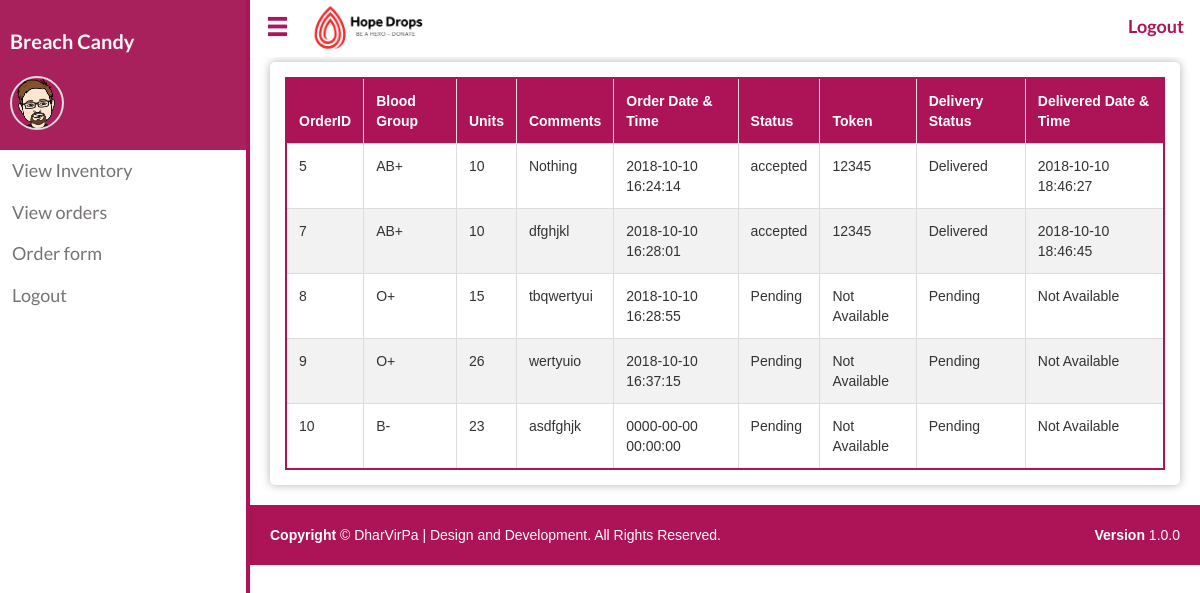
/order_hosp.php (signed in), run on the app's committed database.
### tables this page shows
CREATE TABLE `orders` (
  `Order_id` int(15) NOT NULL,
  `Hospital_id` int(15) NOT NULL,
  `Units` float NOT NULL,
  `Blood_group` varchar(5) NOT NULL,
  `status` varchar(15) NOT NULL DEFAULT 'Pending',
  `Token` varchar(8) NOT NULL,
  `Comments` varchar(200) NOT NULL,
  `Delivered_by` int(30) NOT NULL,
  `Delivery_status` varchar(10) NOT NULL DEFAULT 'Pending',
  `Delivery_date` timestamp NOT NULL DEFAULT '0000-00-00 00:00:00',
  `Order_date` timestamp NOT NULL DEFAULT '0000-00-00 00:00:00'
);

### order_hosp.php (the view, shortened to what this page needs)
<?php
include_once("connection.php");
?>
<?php
$query = "SELECT * FROM orders where Hospital_id =  '".$_SESSION['hid']."' ;";
$result = mysqli_query($conn,$query);
?>
<!DOCTYPE html>
<html>
<head>
  <link rel="stylesheet" href="https://maxcdn.bootstrapcdn.com/bootstrap/3.3.7/css/bootstrap.min.css">
  <link rel="stylesheet" type="text/css" href="./css/navbar_style.css">
  <link rel="stylesheet" type="text/css" href="./css/main.css">
</head>
<body>
  <?php include('./sidenav.php')?>
  <div id="main" class="shrink">
    <?php include('./horizontal-nav.php')?>
    <div class="box">
      <div class="table-responsive">
        <table class="table table-bordered ">
          <thead>
          <tr>
            <th>OrderID</th>
            <th>Blood Group</th>
            <th>Units</th>
            <th>Comments</th>
            <th>Order Date & Time</th>
            <th>Status</th>
            <th>Token</th>
            <th>Delivery Status</th>
            <th>Delivered Date & Time</th>
          </tr>
          </thead>
          <?php
          if(mysqli_num_rows($result)>0)
          {
            while($row =mysqli_fetch_assoc($result))
            {
              echo "<tr>";
              echo "<td>".$row['Order_id']."</td>";
              echo "<td>".$row['Blood_group']."</td>";
              echo "<td>".$row['Units']."</td>";
              echo "<td>".$row['Comments']."</td>";
              echo "<td>".$row['Order_date']."</td>";
              echo "<td>".$row['status']."</td>";
              if(($row['status']) == "accepted")
              {
                  echo "<td>".$row['Token']."</td>";
              }
              else
              {
                echo "<td>Not Available</td>";
              }
              echo "<td>".$row['Delivery_status']."</td>";
              if(($row['Delivery_date']) != "0000-00-00 00:00:00")
              {
                  echo "<td>".$row['Delivery_date']."</td>";
              }
              else
              {
                echo "<td>Not Available</td>";
              }
              echo"</tr>";
            }
          }
          else
          {
            echo "<div class='alert alert-warning'>No data to display</div>";
          }
          ?>
        </table>
      </div>
    </div>
   <?php include_once("footer.php") ?>
  </div>
</body>

### sidenav.php (shortened to what this page needs)
<div id="mySidenav" class="sidenav open-sidenav">
  <div class="borderl">
    <div class="avatar-wrapper">
        <h6><?php echo $_SESSION['Ename']; ?></h6>
        <div class="avatar">
          <img src="./images/male.png" height="50" alt="avatar">
        </div>
      </div>
      <div class="">
      <?php
        switch ($_SESSION['post'])
        {
      ?>
      <?php
        case 5:
      ?>
      <a href="inventory_hosp.php" class="tab">View Inventory</a>
      <a href="order_hosp.php" class="tab">View orders</a>
      <a href="Requestblood.php" class="tab">Order form</a>
      <a href="logout.php" class="tab">Logout</a>
      <?php
        break;
        }
      ?>
    </div>
  </div>
</div>

### horizontal-nav.php (shortened to what this page needs)
<div class="custom-nav">
  <ul id="navbar" class="reduce">
    <li style="float: left"><a onclick="toggleNav()"><span class="glyphicon glyphicon-menu-hamburger"></span></a></li>
    <li style="float: left"><img src="./images/logo.png" alt="Blood Bank" height="57"></li>
    <li><a href="logout.php" style="font-family: Lato; float: right;"><b>Logout</b></a></li>
  </ul>
</div>

### footer.php (shortened to what this page needs)
<!DOCTYPE html>
<html>
<head>
</head>
<body>
	<footer id="footer" style="margin-top: 5px;">
    <span class="pull-right"><strong>Version</strong> 1.0.0</span>
    <p><b>Copyright&nbsp;</b>&copy; DharVirPa | Design and Development. All Rights Reserved.</p>
  	</footer>
</body>
</html>

### css/main.css (style rules this page uses)
body { padding-bottom: 0px; }
a, a:hover { color: #ad1457; }

### order_hosp.php (style rules this page uses)
.box { box-shadow: 0 0 10px 0 rgba(0,0,0,0.3); margin-top: 0px; padding: 15px; border-radius: 5px; margin: 20px; margin-top: 62px; }
table { border: 2px solid #ad1457 !important; font-family: 'Verdana', sans-serif; margin-bottom: 0px !important; }
.table-bordered>thead>tr>th { border: 1px solid #ddd !important; }
th { background-color: #ad1457; color: white; cursor: pointer; }
th, td { padding: 12px !important; }
tr:nth-child(even) { background-color: #f2f2f2; }

### sidenav.php (style rules this page uses)
.sidenav { height: 100%; width: 0; position: fixed; z-index: 1; top: 0; left: 0; background-color: #fff; overflow-x: hidden; transition: 0.5s; box-shadow: 0 2px 4px 0 rgba(0,0,0,.1); white-space: nowrap ; font-family: Lato; }
.sidenav a { padding: 8px 8px 8px 12px; text-decoration: none; font-size: 18px; color: #777373; display: block; transition: 0.3s; }
.open-sidenav { width: 250px; }
#main { transition: margin-left .5s; }
#main.shrink { margin-left: 250px; }
#navbar { transition: width .5s; }
#navbar.reduce { width:calc(100% - 250px); }
.avatar-wrapper { height: 150px; background: #a8215c; position: relative; padding: 10px; }
.avatar-wrapper h6 { font-size: 20px; color: #f7f7f7; font-weight: bold; margin-top: 20px; }
.avatar { border: 2px solid #ddd; border-radius: 50%; display: inline-block; position: absolute; bottom: 20px; left: 10px; }
.avatar img { border-radius: 50%; }
.borderl { border-right: 4px solid #ad1457; height: 100%; }

### horizontal-nav.php (style rules this page uses)
ul { list-style-type: none; margin: 0; padding: 0; overflow: hidden; background-color: #fff; position: fixed; top:0; width: 100%; z-index: 1; }
.custom-nav { margin-bottom: 20px; }
li { float: right; cursor: pointer; }
li a { display: block; color: #ad1459; text-align: center; padding: 14px 16px; text-decoration: none; font-size: 18px; }
.glyphicon-menu-hamburger { font-size: 23px; cursor: pointer; }

### footer.php (style rules this page uses)
#footer { background: #ad1457; height: 60px; font-family: 'Verdana', sans-serif; color: #FFFFFF; padding: 20px; position:relative; bottom:0; left:0; right:0; z-index: 0; }

### data on the page
orders: Order_id "5", Blood_group "AB+", Units "10", Comments "Nothing", Order_date "2018-10-10 16:24:14", status "accepted", Token "12345", Delivery_status "Delivered", Delivery_date "2018-10-10 18:46:27"
orders: Order_id "7", Blood_group "AB+", Units "10", Comments "dfghjkl", Order_date "2018-10-10 16:28:01", status "accepted", Token "12345", Delivery_status "Delivered", Delivery_date "2018-10-10 18:46:45"
orders: Order_id "8", Blood_group "O+", Units "15", Comments "tbqwertyui", Order_date "2018-10-10 16:28:55", status "Pending", shows "Not Available", Delivery_status "Pending"
orders: Order_id "9", Blood_group "O+", Units "26", Comments "wertyuio", Order_date "2018-10-10 16:37:15", status "Pending", shows "Not Available", Delivery_status "Pending"
orders: Order_id "10", Blood_group "B-", Units "23", Comments "asdfghjk", Order_date "0000-00-00 00:00:00", status "Pending", shows "Not Available", Delivery_status "Pending"

### other printed values
$_SESSION['Ename'] "Breach Candy"
